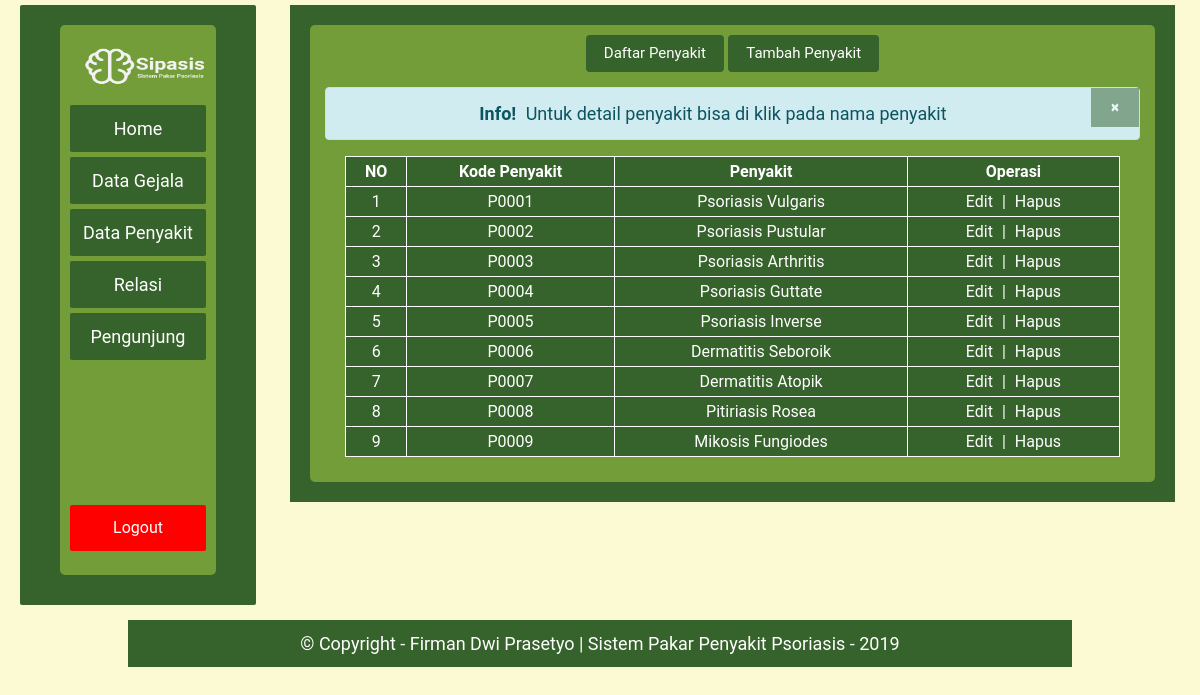
Page /admin/penyakit.php (signed in) on the committed database.
### tables this page shows
CREATE TABLE `tabel_penyakit` (
  `kode_penyakit` varchar(5) NOT NULL,
  `nama_penyakit` varchar(50) NOT NULL,
  `definisi` varchar(200) NOT NULL,
  `pengobatan` varchar(500) NOT NULL,
  `pencegahan` varchar(500) NOT NULL
);

### admin/penyakit.php (the view, shortened to what this page needs)
<?php include('headeradmin.php'); ?>
        <div id="hem">
            <div id="hemdalam">
            <button class="btn"><a href="?page=penyakit&list" style=" text-decoration: none;color : #ffffff;">Daftar Penyakit</a></button>
            <button class="btn"><a href="?page=penyakit&add" style=" text-decoration: none;color : #ffffff;">Tambah Penyakit</a></button>
                <?php
                if(isset($_GET["edit"])){
                 $sql_edit = mysql_query("select * from tabel_penyakit where kode_penyakit = '".$_GET["edit"]."'");
                $r_edit = mysql_fetch_array($sql_edit);
                ?>
                <form method="post" action="" id="" enctype="multipart/form-data">
                    <table class="table" style="width: 80%">
                        <tr>
                            <td>Kode Penyakit</td>
                            <td><input type="text" name="edit" class="input" value="<?=$r_edit['kode_penyakit']; ?>" size="2" disabled></td>
                        </tr>
                        <input type="hidden" value="<?php echo $r_edit['kode_penyakit']; ?>" name="edit">
                        <tr>
                                <td>Nama Penyakit</td>
                                <td><textarea name="nama_penyakit" class="form-control" required='true' ><?php echo $r_edit['nama_penyakit']; ?></textarea></td>
                            </tr>
                            <tr>
                                <td>Definisi</td>
                                <td><textarea name="definisi" class="form-control" required='true' ><?php echo $r_edit['definisi']; ?></textarea></td>
                            </tr>
                            <tr>
                                <td>Pengobatan</td>
                                <td><textarea name="pengobatan" class="form-control" required='true' ><?php echo $r_edit['pengobatan']; ?></textarea></td>
                            </tr>
                            <tr>
                                <td>Pencegahan</td>
                                <td><textarea name="pencegahan" class="form-control" required='true' ><?php echo $r_edit['pencegahan']; ?></textarea></td>
                            </tr>
                        <tr>
                            <td colspan="2"><input type="submit" value="Update" name="btn_add" class="btn btn-success">
                                <input type="button" value="Batal" class="btn btn-danger" onclick="self.history.back()">
                            </td>
                        </tr>
                    </table>
                </form>
                <?php
                    if(isset($_POST["btn_add"])){
                        mysql_query("update tabel_penyakit set nama_penyakit = '".$_POST["nama_penyakit"]."',definisi = '".$_POST["definisi"]."',pengobatan = '".$_POST["pengobatan"]."',pencegahan = '".$_POST["pencegahan"]."' where kode_penyakit = '".$_POST["edit"]."'");
                        echo "<script>location.href='?page=penyakit'</script>";
                    }
                    } elseif(isset($_GET["hapus"])){
                    mysql_query("delete from tabel_penyakit where kode_penyakit = '".$_GET["hapus"]."'");
                    echo "<script>alert('Data berhasil dihapus')</script>";
                    echo "<script>location.href='?page=penyakit'</script>";
                     } elseif(isset($_GET["add"])){
                    ?>
                    <?php
                    if(isset($_POST["btn_add"])){
                        mysql_query("insert into tabel_penyakit set kode_penyakit = '".$_POST["kode_penyakit"]."', nama_penyakit = '".$_POST["nama_penyakit"]."',definisi = '".$_POST["definisi"]."',pengobatan = '".$_POST["pengobatan"]."',pencegahan = '".$_POST["pencegahan"]."'");
                        echo "<script>alert('Data berhasil ditambah. Jangan lupa untuk menambah relasi penyakit dengan gejala di menu Relasi')</script>";
                        echo "<script>location.href='?page=penyakit'</script>";
                    }} else {
        ?>
        <form>
        <table style="width: 95%">
                    <tr>
                        <th>NO</th>
                        <th>Kode Penyakit</th>
                        <th>Penyakit</th>
                        <th>Operasi</th>
                    </tr>
                    <?php
                    $no=1;
                    $sql_sol = mysql_query("select * from tabel_penyakit order by 1 asc");
                    while($r_sol = mysql_fetch_array($sql_sol)){
                    echo "<tr><td>".$no."</td><td>".$r_sol['kode_penyakit']."</td><td class='tabel_admin'><a href='?page=penyakit&detail=".$r_sol['kode_penyakit']."'.>".$r_sol['nama_penyakit']."</a></td>";
                    echo "<td class='tabel_admin'><a href='?page=penyakit&edit=".$r_sol['kode_penyakit']."'>Edit</a> | <a href='?page=penyakit&hapus=".$r_sol['kode_penyakit']."'>Hapus</a></tr>";
                    $no++;
                }
                echo "<div class='alert alert-info alert-dismissible'><button type='button' class='close' data-dismiss='alert'>&times;</button><strong>Info!</strong> Untuk detail penyakit bisa di klik pada nama penyakit</div>";
                ?>
                </table>
    </form>
    <?php
    }
    ?>
            </div>
        </div>
<?php include('footeradmin.php'); ?>

### css/adminstyle.css (style rules this page uses)
* { padding:5px; margin:5px auto; }
body { background:#f4f4f4; font-family: Roboto, sans-serif; font-size:18px; color:black; }
#hem { margin-top: -10px; margin-right: 15px; height: auto; background: #36622b; width: 75%; float: right; text-align: center; padding: 5px; }
#hemdalam { margin: 15px; padding: 10px; background: #729d39; text-align: center; height: 550px auto; border-radius: 5px; }
#hemdalam button { background:#36622b; color: white; font-size: 15px; }
#hemdalam table, th, td { border: 1px solid white; background: #36622b; border-collapse: collapse; color: white; text-align: center; }
.tabel_admin { border: 1px solid white; }
.tabel_admin a { color: white; text-decoration: none; }

### rows in the picture
tabel_penyakit: kode_penyakit "P0001", nama_penyakit "Psoriasis Vulgaris"
tabel_penyakit: kode_penyakit "P0002", nama_penyakit "Psoriasis Pustular"
tabel_penyakit: kode_penyakit "P0003", nama_penyakit "Psoriasis Arthritis"
tabel_penyakit: kode_penyakit "P0004", nama_penyakit "Psoriasis Guttate"
tabel_penyakit: kode_penyakit "P0005", nama_penyakit "Psoriasis Inverse"
tabel_penyakit: kode_penyakit "P0006", nama_penyakit "Dermatitis Seboroik"
tabel_penyakit: kode_penyakit "P0007", nama_penyakit "Dermatitis Atopik"
tabel_penyakit: kode_penyakit "P0008", nama_penyakit "Pitiriasis Rosea"
tabel_penyakit: kode_penyakit "P0009", nama_penyakit "Mikosis Fungiodes"
